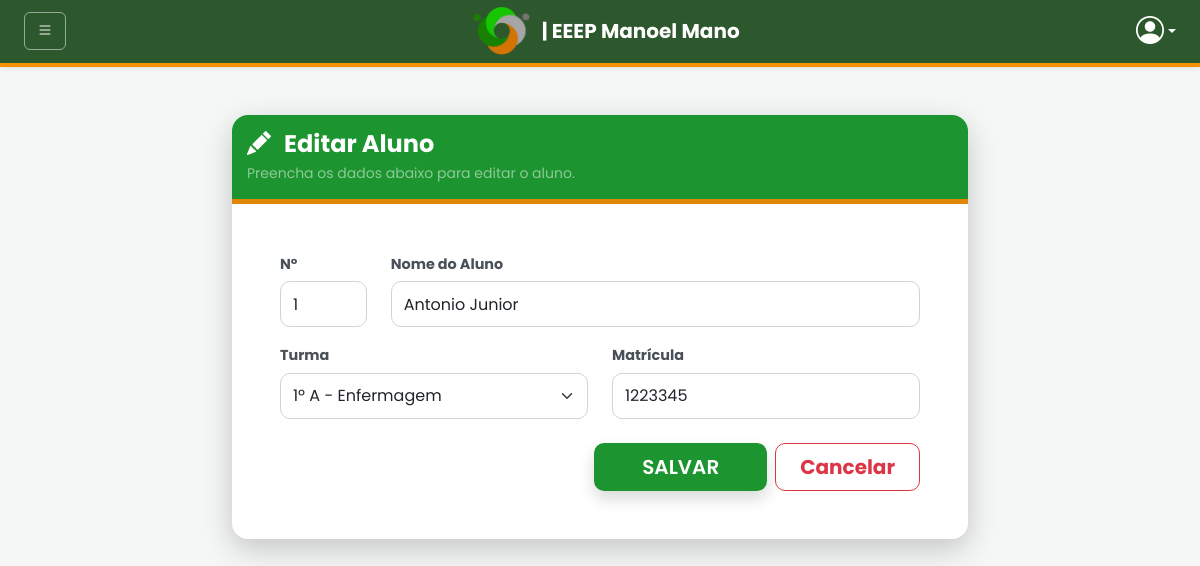
Page /alunos/editar_aluno.php?id=6 on the committed database.
### tables this page shows
CREATE TABLE `alunos` (
  `id_aluno` int(11) NOT NULL,
  `nome_aluno` varchar(255) NOT NULL,
  `numero_chamada` int(3) DEFAULT NULL,
  `matricula` int(11) NOT NULL,
  `fk_id_turma` int(11) DEFAULT NULL
);

CREATE TABLE `turmas` (
  `id_turma` int(11) NOT NULL,
  `curso` varchar(100) NOT NULL,
  `identificador_curso` varchar(1) NOT NULL,
  `ano_conclusao` year(4) NOT NULL,
  `serie_atual` varchar(10) NOT NULL
);

### alunos/editar_aluno.php (the view, shortened to what this page needs)
<?php
include '../includes/conexao.php';
$id = mysqli_real_escape_string($conn, $_GET['id']);
$sql_select = "SELECT * FROM alunos WHERE id_aluno = $id";
$result = mysqli_query($conn, $sql_select);
$sql_turmas = "SELECT * FROM turmas ORDER BY serie_atual, identificador_curso ASC";
$resTurmas = mysqli_query($conn, $sql_turmas);
$dados = mysqli_fetch_assoc($result);
?>
<!DOCTYPE html>
<html lang="en">
<head>
    <link href="https://cdn.jsdelivr.net/npm/bootstrap@5.3.0/dist/css/bootstrap.min.css" rel="stylesheet">
    <link rel="stylesheet" href="https://cdn.jsdelivr.net/npm/bootstrap-icons@1.11.1/font/bootstrap-icons.css">
    <link rel="stylesheet" href="cadastro.css">
</head>
<body>
    <?php include('../includes/menu.php'); ?>
    <div class="container py-5">
        <div class="row justify-content-center">
            <div class="col-12 col-md-8">
                <div class="card card-cadastro">
                    <div
                        class="card-header-custom text-center text-sm-start d-sm-flex align-items-center justify-content-between">
                        <div>
                            <h4 class="fw-bold mb-1"><i class="bi bi-pencil-fill me-2"></i> Editar Aluno</h4>
                            <p class="small text-white-50 mb-0">Preencha os dados abaixo para editar o aluno.
                            </p>
                        </div>
                    </div>
                    <div class="card-body p-4 p-md-5">
                        <form action="atualizar.php" method="post">
                            <div class="row g-4">
                                <div class="col-12 col-md-2 mb-3">
                                    <label for="numero_chamada" class="form-label fw-bold">Nº</label>
                                    <input type="number" class="form-control" name="numero_chamada"
                                        value="<?= $dados['numero_chamada'] ?>" required>
                                </div>
                                <div class="col-12 col-md-10 mb-3">
                                    <label for="nome" class="form-label fw-bold">Nome do Aluno</label>
                                    <input type="text" class="form-control" name="nome"
                                        value="<?= $dados['nome_aluno'] ?>" required>
                                </div>
                            </div>
                            <div class="row g-4">
                                <div class="col-12 col-md-6">
                                    <label for="fk_id_turma" class="form-label fw-bold">Turma</label>
                                    <select name="fk_id_turma" class="form-select" required>
                                        <?php while ($turma = mysqli_fetch_assoc($resTurmas)): ?>
                                        <option value="<?= $turma['id_turma']; ?>"
                                            <?= ($turma['id_turma'] == $dados['fk_id_turma']) ? 'selected' : '' ?>>
                                            <?= $turma['serie_atual'] ?>º
                                        </option>
                                        <?php endwhile; ?>
                                    </select>
                                </div>
                                <div class="col-12 col-md-6">
                                    <label for="matricula" class="form-label fw-bold">Matrícula</label>
                                    <input type="text" name="matricula" class="form-control"
                                        value="<?= $dados['matricula'] ?>" required>
                                </div>
                            </div>
                            <div class="d-grid gap-2 d-md-flex justify-content-md-end mt-4">
                                <button type="submit" class="btn btn-salvar btn-lg px-5 shadow text-uppercase">Salvar</button>
                                    <a href="visualizar.php"
                                    class="btn btn-outline-danger btn-cancelar btn-lg px-4 fw-bold">Cancelar</a>
                            </div>
                        </form>
                    </div>
                </div>
            </div>
        </div>
    </div>
</body>
</html>

### alunos/cadastro.css (style rules this page uses)
body { font-family: "Poppins", sans-serif; background-color: #f4f6f9; color: #333; }
.card-cadastro { background: #ffffff; border: none; border-radius: 16px; box-shadow: 0 10px 30px rgba(0, 0, 0, 0.2); }
.card-header-custom { background-color: #1c942f; color: white; border-top-left-radius: 16px !important; border-top-right-radius: 16px !important; padding: 15px; border-bottom: 5px solid #df8508; }
.form-label { font-weight: 500; color: #495057; font-size: 0.9rem; margin-bottom: 6px; }
.form-control, .form-select { height: 46px; border-radius: 10px; border: 1px solid #ced4da; padding-left: 12px; transition: all 0.2s ease-in-out; }
.btn-salvar { background-color: #1c942f; color: white; font-weight: 600; border: none; border-radius: 10px; height: 48px; transition: 0.2s ease; }
.btn-cancelar { border-radius: 10px; height: 48px; font-weight: 600; display: inline-flex; align-items: center; justify-content: center; }

### includes/menu.php (style rules this page uses)
:root { --verde-eeep: #2d572c; --laranja-eeep: #f39200; --branco: #ffffff; }
body { background-color: #f4f7f6; }

### rows in the picture
alunos: numero_chamada "1", nome "Antonio Junior", fk_id_turma "1º A - Enfermagem", matricula "1223345"
